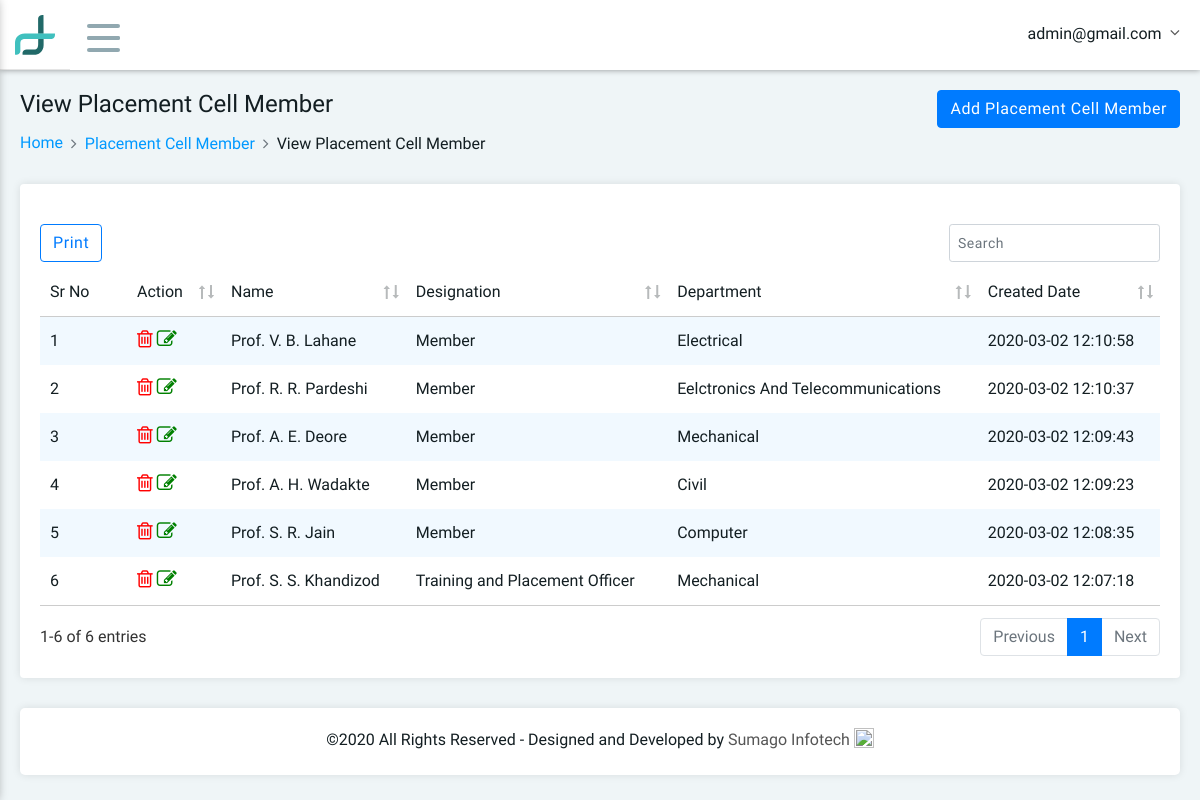
Page /view_pcm.php (signed in) on the committed database.
### tables this page shows
CREATE TABLE IF NOT EXISTS `tbl_placement_cell_member` (
  `fld_pcm_id` int(11) NOT NULL,
  `fld_name` varchar(200) NOT NULL,
  `Department_id` varchar(20) NOT NULL,
  `Designation_id` varchar(20) NOT NULL,
  `pcm_created_date` datetime NOT NULL DEFAULT CURRENT_TIMESTAMP,
  `pcm_modified_date` datetime NOT NULL DEFAULT CURRENT_TIMESTAMP ON UPDATE CURRENT_TIMESTAMP,
  `fld_delete` int(11) NOT NULL
);

CREATE TABLE IF NOT EXISTS `designation` (
  `Designation_id` int(11) NOT NULL,
  `Designation` varchar(255) NOT NULL,
  `Designation_delete` int(11) NOT NULL DEFAULT '0',
  `Designation_date` datetime NOT NULL DEFAULT CURRENT_TIMESTAMP
);

CREATE TABLE IF NOT EXISTS `department` (
  `Department_id` int(11) NOT NULL,
  `Department` varchar(255) NOT NULL,
  `Department_delete` int(11) NOT NULL DEFAULT '0',
  `Department_date` datetime NOT NULL DEFAULT CURRENT_TIMESTAMP
);

### view_pcm.php (the view, shortened to what this page needs)
<!DOCTYPE html>
<html>
<head>
  <?php include('include/head.php'); ?>
  <link rel="stylesheet" type="text/css" href="src/plugins/datatables/media/css/jquery.dataTables.css">
  <link rel="stylesheet" type="text/css" href="src/plugins/datatables/media/css/dataTables.bootstrap4.css">
  <link rel="stylesheet" type="text/css" href="src/plugins/datatables/media/css/responsive.dataTables.css">
</head>
<body>
  <?php include('include/header.php'); ?>
  <div class="main-container">
    <div class="pd-ltr-20 customscroll customscroll-10-p height-100-p xs-pd-20-10">
      <div class="min-height-200px">
        <div class="page-header">
          <div class="row">
            <div class="col-md-6 col-sm-12">
              <div class="title">
                <h4>View Placement Cell Member</h4>
              </div>
              <nav aria-label="breadcrumb" role="navigation">
                <ol class="breadcrumb">
                  <li class="breadcrumb-item"><a href="dashboard.php">Home</a></li>
                  <li class="breadcrumb-item"><a href="view_pcm.php">Placement Cell Member</a></li>
                  <li class="breadcrumb-item active" aria-current="page">View Placement Cell Member</li>
                </ol>
              </nav>
            </div>
            <div class="col-md-6 col-sm-12 text-right">
              <div class="dropdown">
                <a class="btn btn-primary" href="add_pcm.php" role="button">
                  Add Placement Cell Member
                </a>
              </div>
            </div>
          </div>
        </div>
        <div class="pd-20 bg-white border-radius-4 box-shadow mb-30">
          <div class="row">
            <table class="stripe hover data-table-export nowrap">
              <thead>
                <tr>
                  <th class="table-plus datatable-nosort">Sr No</th>
                  <th>Action</th>
                  <th>Name</th>
                  <th>Designation</th>
                  <th>Department</th>
                  <th>Created Date</th>
                </tr>
              </thead>
              <tbody>
                <?php
                  $count=0;
                  $query="select p.*,dp.*,de.* from tbl_placement_cell_member p,department dp,designation de where p.Designation_id=de.Designation_id and p.Department_id=dp.Department_id and p.fld_delete='0' order by p. fld_pcm_id desc";
                  $row=mysqli_query($connect,$query) or die(mysqli_error($connect));
                  while($fetch=mysqli_fetch_array($row)) {
                  extract($fetch);
                 ?>
                <tr>
                    <td><?php echo ++$count; ?></td>
                    <td>
                        <a href="delete_pcm.php?fld_pcm_id=<?php echo $fetch['fld_pcm_id'] ?>" onclick="refld_admin_idturn confirm('Are you sure to Delete Staff Record')" class="fa fa-trash-o"  style="color: red;font-size: 20px;"></a>
                        <a href="update_pcm.php?fld_pcm_id=<?php echo $fetch['fld_pcm_id'] ?>"  class="fa fa-edit"  style="color: green;font-size: 20px;"></a>
                    </td>
                    <td><?php echo $fetch['fld_name'];?></td>
                    <td><?php echo $fetch['Designation'];?></td>
                    <td><?php echo $fetch['Department'];?></td>
                    <td><?php echo $fetch['pcm_created_date'];?></td>
                </tr>
                <?php } ?>
              </tbody>
            </table>
          </div>
        </div>
      </div>
      <?php include('include/footer.php'); ?>
    </div>
  </div>
</body>
</html>

### include/header.php (shortened to what this page needs)
<?php include "config.php";
 ?>
	<div class="header clearfix">
		<div class="header-right">
			<div class="brand-logo">
				<a href="#">
					<img src="vendors/images/logo.png" alt="" class="mobile-logo">
				</a>
			</div>
			<div class="menu-icon">
				<span></span>
				<span></span>
				<span></span>
			</div>
			<div class="user-info-dropdown">
				<div class="dropdown">
					<a class="dropdown-toggle" href="#" role="button" data-toggle="dropdown">
						<?php
                            $query=mysqli_query($connect,"select * from tbl_admin where fld_email='".$_SESSION['email']."'") or die(mysqli_error($connect));
                            $fetch=mysqli_fetch_array($query);
                            extract($fetch);
                        ?>
						<span class="user-name"><?php echo $fetch['fld_email']; ?></span>
					</a>
				</div>
			</div>
		</div>
	</div>

### rows in the picture
tbl_placement_cell_member: fld_name "Prof. V. B. Lahane", Designation.Designation "Member", Department.Department "Electrical", pcm_created_date "2020-03-02 12:10:58"
tbl_placement_cell_member: fld_name "Prof. R. R. Pardeshi", Designation.Designation "Member", Department.Department "Eelctronics And Telecommunications", pcm_created_date "2020-03-02 12:10:37"
tbl_placement_cell_member: fld_name "Prof. A. E. Deore", Designation.Designation "Member", Department.Department "Mechanical", pcm_created_date "2020-03-02 12:09:43"
tbl_placement_cell_member: fld_name "Prof. A. H. Wadakte", Designation.Designation "Member", Department.Department "Civil", pcm_created_date "2020-03-02 12:09:23"
tbl_placement_cell_member: fld_name "Prof. S. R. Jain", Designation.Designation "Member", Department.Department "Computer", pcm_created_date "2020-03-02 12:08:35"
tbl_placement_cell_member: fld_name "Prof. S. S. Khandizod", Designation.Designation "Training and Placement Officer", Department.Department "Mechanical", pcm_created_date "2020-03-02 12:07:18"

### other values in the picture
$fetch['fld_email'] "admin@gmail.com"
